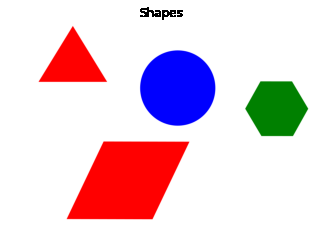
#> input picture project/shapes.png, 321 x 247 px, found by its file name
$ python project2.py
#> lines starting #> are read from the running program, lines starting #| are printed output that depends on the picture; after the words box and inside, x2 and y2 are one past the last pixel; in counts of white or black regions, pixels touching at a corner belong together
import cv2
import numpy as np

def detect_shapes(image_path):
    image = cv2.imread(image_path)
#> image is the input picture: shape (247, 321, 3); mean B, G, R 218.3, 208.2, 231.6
    gray = cv2.cvtColor(image, cv2.COLOR_BGR2GRAY)
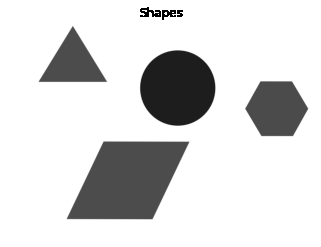
#> gray: shape (247, 321); min 0, max 255, mean 216.3

    _, binary = cv2.threshold(gray, 127, 255, cv2.THRESH_BINARY_INV)
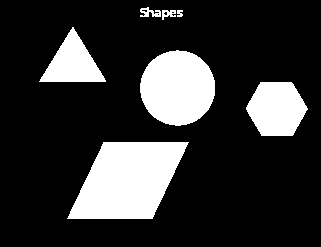
#> binary: shape (247, 321); 19.8% white; 7 white regions

    contours, _ = cv2.findContours(binary, cv2.RETR_EXTERNAL, cv2.CHAIN_APPROX_SIMPLE)
#> contours = 7 contours, 1 with area under 20; largest, box (x1, y1, x2, y2) and area: (67, 142, 189, 219) 6418, (140, 50, 215, 126) 4325, (246, 82, 308, 136) 2452, (39, 27, 106, 82) 1810, (140, 7, 161, 17) 90, (162, 10, 176, 20) 66

    for contour in contours:
        epsilon = 0.04 * cv2.arcLength(contour, True)
        approx = cv2.approxPolyDP(contour, epsilon, True)

        if len(approx) == 3:
            shape = "Triangle"
        elif len(approx) == 4:
            x, y, w, h = cv2.boundingRect(approx)
            aspect_ratio = float(w) / h
            if 0.95 <= aspect_ratio <= 1.05:
                shape = "Square"
            else:
                shape = "Rectangle"
        elif len(approx) == 5:
            shape = "Pentagon"
        elif len(approx) == 6:
            shape = "Hexagon"
        else:
            shape = "Circle"

        cv2.drawContours(image, [approx], -1, (0, 255, 0), 2)
        M = cv2.moments(contour)
        if M["m00"] != 0:
            cx = int(M["m10"] / M["m00"])
            cy = int(M["m01"] / M["m00"])
            cv2.putText(image, shape, (cx, cy), cv2.FONT_HERSHEY_SIMPLEX, 0.5, (0, 255, 0), 2)
#> this loop made 7 passes
#> (epsilon, approx, x, y, w, h, aspect_ratio, shape) on pass 1: (14.07, [[103, 142], [67, 218], [152, 218], [188, 142]], 67, 142, 122, 77, 1.58, 'Rectangle')
#> (epsilon, approx, shape, cx, cy) on pass 4: (8.08, [[105, 80], [72, 27], [39, 81]], 'Triangle', 72, 62)
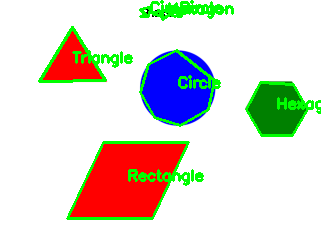
#> image: shape (247, 321, 3); 6.58% of pixels changed, all inside (x1, y1, x2, y2) = (38, 0, 321, 220)

    cv2.imshow('Shape Detection', image)
    cv2.waitKey(0)
    cv2.destroyAllWindows()

image_path = r'C:\\Users\\Artem\\Desktop\\project\\shapes.png'

detect_shapes(image_path)
